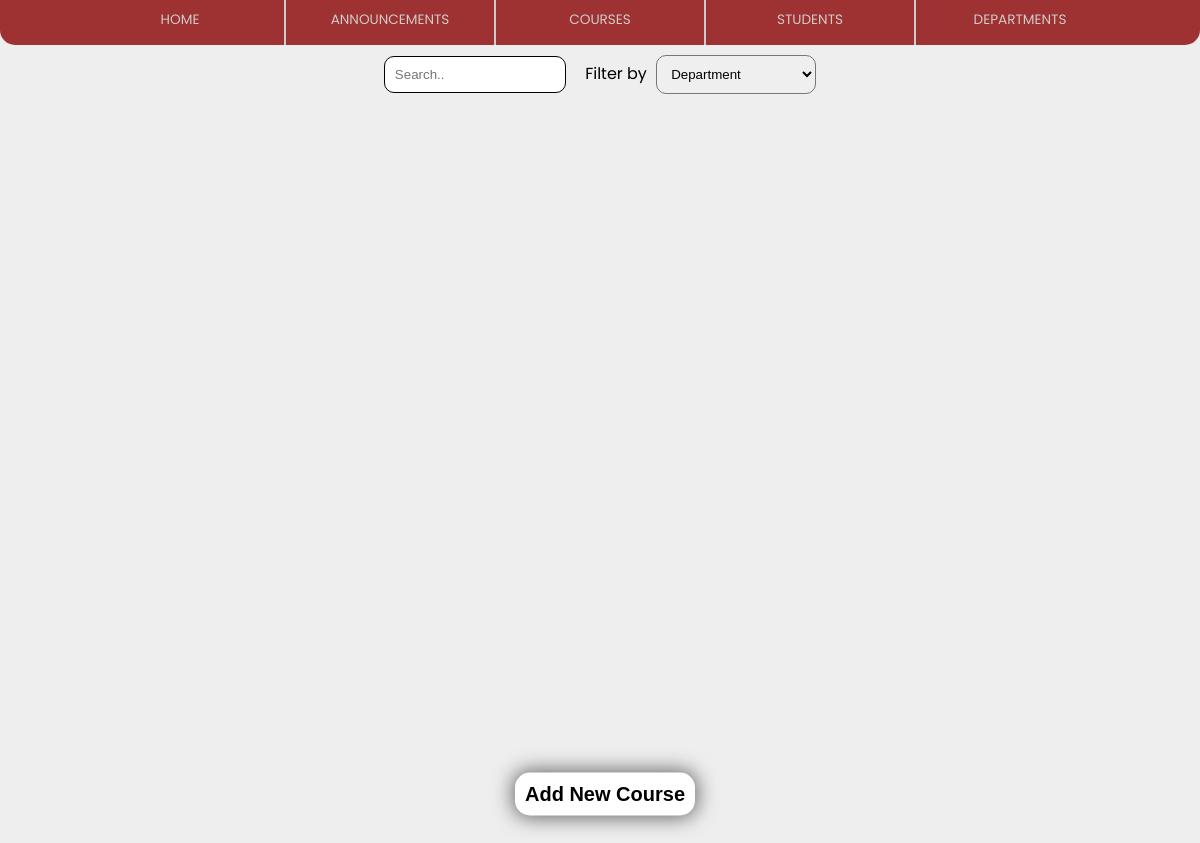
The page /courses_page/ on the database as committed earlier.
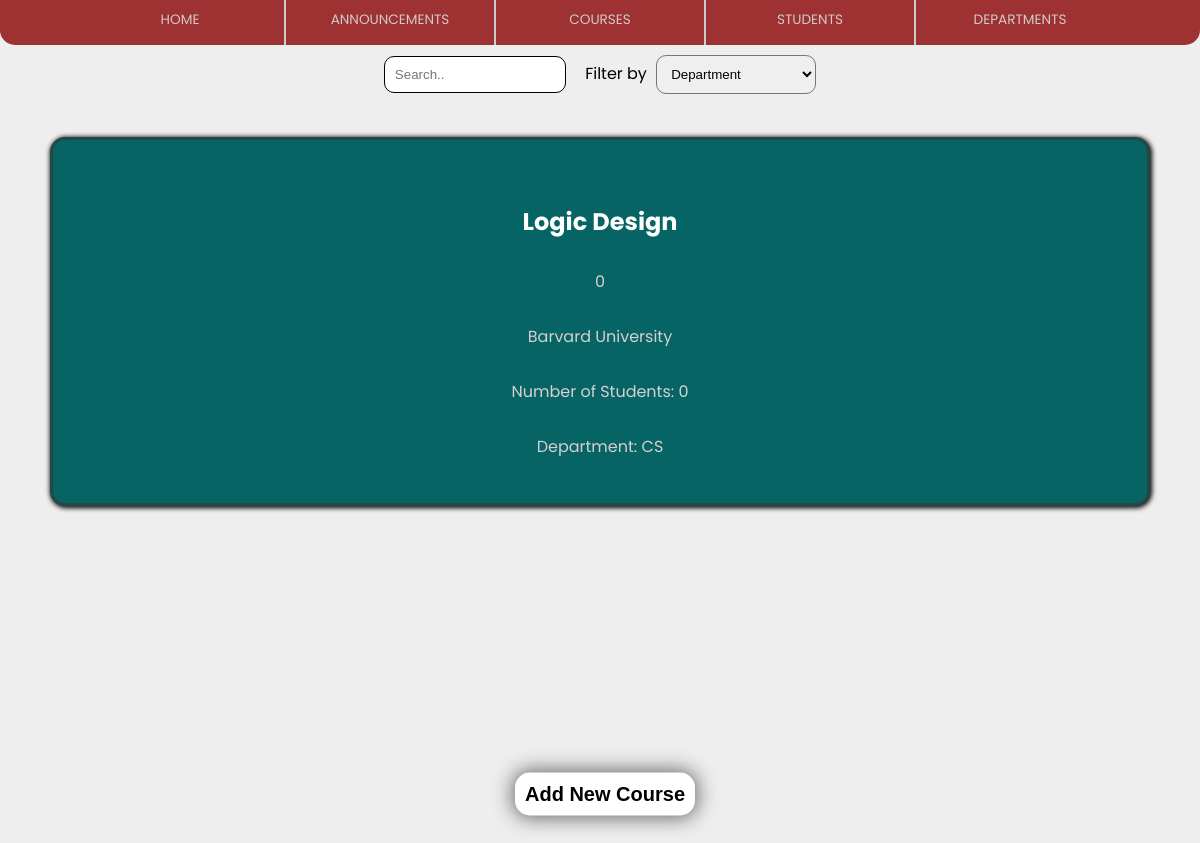
The same page on the database as committed later.
### mainApp/models.py (models this page shows, shortened)
class Course(models.Model):
    course_name = models.CharField(max_length=200)
    course_id = models.IntegerField(default=0)
    course_department = models.CharField(max_length=200)
    course_hours = models.IntegerField(default=0)
    course_day = models.CharField(max_length=200)
    course_hall = models.IntegerField(default=0)
    course_students_count = models.IntegerField(default=0)

### mainApp/views.py (the view)
# urls.py: path('courses_page/', views.courses_page, name='courses_page'),
def courses_page(requeset):
  courses = Course.objects.all().values()
  template = loader.get_template('courses.html')
  context = {
    'courses': courses,
  }
  return HttpResponse(template.render(context, requeset))

### mainApp/templates/courses.html (shortened to what this page needs)
{% load static %}
<!DOCTYPE html>
<html>
<head>
    <link rel="stylesheet" href="{% static 'stylesheet.css' %}">
</head>
<body>
  <div class = "search_button">
    <input id ="course-name" type="text" placeholder="Search..">
    <p class="filter_by"> Filter by </p>
    <select id="filter-dep">
        <option value="0">Department</option>
    </select>
</div>
<br>
  <table class="cards">
    <tr>
    {% for course in courses %}
        <td>
            <div class = "card">
                <h2>{{ course.course_name }}</h2>
                <p class="title1">{{ course.course_id }}</p>
                <p>Barvard University</p>
                <p>Number of Students: {{ course.course_students_count }}</p>
                <p>Department: {{ course.course_department }}</p>
            </div>
        </td>
    {% endfor %}
  </table>
<button class = "create_new">
    <a href="{% url 'add_course_page' %}">Add New Course</a>
</button>
<ul class="nav_bar">
  <li>
      <a href="../main_page.html">Home</a>
  </li>
  <li>
      <a href="../main_page.html#Anouncments">Announcements</a>
  </li>
  <li>
      <a href="../courses.html">Courses</a>
  </li>
  <li>
      <a href="../students.html">Students</a>
  </li>
  <li>
      <a href="../departments.html">Departments</a>
  </li>
</ul>
</body>
</html>

### mainApp/static/stylesheet.css (style rules this page uses)
html { scroll-behavior: smooth; }
body { color: red; padding: 0%; margin: 0%; background-color: #eee; font-family: 'Poppins', sans-serif; }
.nav_bar { position: fixed; display: flex; top: 0; left: 0; width: 100%; height: 45px; list-style-type: none; margin: 0; padding: 0; overflow: hidden; background-color: #901010d9; border-bottom-left-radius: 15px; border-bottom-right-radius: 15px; align-items: center; justify-content: center; text-transform: uppercase; font-size: 0.85rem; }
.nav_bar li { float: left; display: inline; height: 100%; padding: 10px; padding-right: 20px; padding-left: 20px; border-right: 1px solid #ccc; border-left: 1px solid #ccc; border-bottom: none; margin-top: auto; margin-bottom: auto; width: 14%; text-align: center; }
.nav_bar li a { text-decoration: none; height: max-content; text-align: center; color: rgb(209, 203, 203); padding: 10px; text-align: center; }
.nav_bar li:first-child { border-left: none; }
.nav_bar li:last-child { border-right: none; }
h2 { color: white; font-size: 3vh; margin-top: 5%; }
.title1 { font-size: 200%; }
.card { text-align: center; background-color: rgb(6, 100, 100); border: solid 3px #3936369a; height: 90%; width: 90%; border-radius: 15px; overflow: hidden; margin: 10px; padding: 10px; box-shadow: 1px 1px 5px 1px #000000; }
input { border-radius: 10px; padding: 10px; width: 20vh; margin: 5px; outline: none; border: 1.8px solid #000000; }
button { border-radius: 10px; padding: 10px; width: fit-content; margin: 5px; outline: none; border: none; text-align: center; background-color: #901010d9; color: white; font-size: 1em; }
.filter_by { color: #000000; display: inline; margin-left: 10px; cursor: text; }
select { border-radius: 10px; padding: 10px; width: 20vh; margin: 5px; }
a, a:visited, a:hover, a:active { color: inherit; text-decoration: none; }
.card p { color: rgb(215, 208, 208); font-size: 2vh; padding: 10px; margin-top: 10px; margin-bottom: 10px; display: block; }
.cards { width: 100%; justify-content: space-evenly; table-layout: auto; margin-left: auto; margin-right: auto; }
.card { margin-left: auto; margin-right: auto; }
.search_button { margin-top: 50px; border: none; color: white; text-align: center; text-decoration: none; font-size: 16px; cursor: pointer; margin-left: auto; margin-right: auto; }
.create_new { position: fixed; bottom: 1%; padding: 10px; border-radius: 15px; border-color: #ccc;; background-color: #ffffff; color: #000000; font-size: 20px; font-weight: bold; text-align: center; left: 50%; transform: translate(-50%, -50%); box-shadow: 0 0 20px 2px rgb(100, 100, 100); }
.create_new a { text-decoration: none; color: #000000; }
.create_new { position: fixed; bottom: 1%; padding: 10px; border-radius: 15px; border-color: #ccc;; background-color: #ffffff; color: #000000; font-size: 20px; font-weight: bold; text-align: center; left: 50%; transform: translate(-50%, -50%); }
html, body { margin: 0; height: 100%; }

Rows that differ between the two databases and show on the page:
added Course: course_name "Logic Design", course_id "0", course_students_count "0", course_department "CS"
